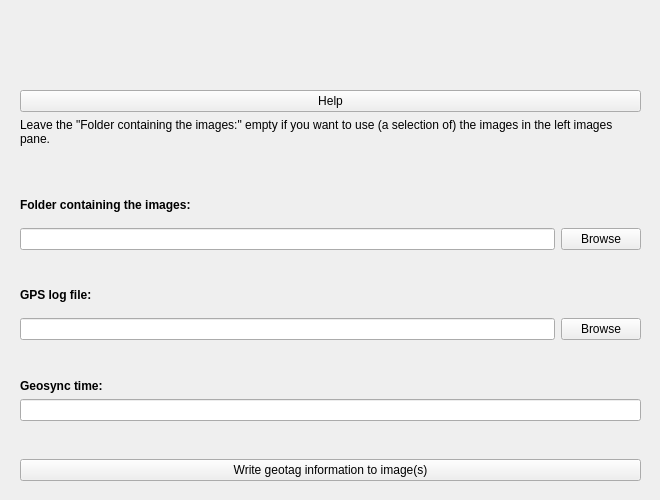
             <widget class="QWidget" name="editgeotagtab">
              <property name="sizePolicy">
               <sizepolicy hsizetype="Expanding" vsizetype="Expanding">
                <horstretch>2</horstretch>
                <verstretch>2</verstretch>
               </sizepolicy>
              </property>
              <attribute name="title">
               <string>Geotagging</string>
              </attribute>
              <widget class="QWidget" name="gridLayoutWidget_12">
               <property name="geometry">
                <rect>
                 <x>10</x>
                 <y>80</y>
                 <width>641</width>
                 <height>411</height>
                </rect>
               </property>
               <layout class="QGridLayout" name="gridLayout_12">
                <property name="margin">
                 <number>10</number>
                </property>
                <item row="3" column="0">
                 <widget class="QLabel" name="label_90">
                  <property name="font">
                   <font>
                    <weight>75</weight>
                    <bold>true</bold>
                   </font>
                  </property>
                  <property name="text">
                   <string>Folder containing the images:</string>
                  </property>
                 </widget>
                </item>
                <item row="1" column="0">
                 <widget class="QLabel" name="label_91">
                  <property name="text">
                   <string>Leave the &quot;Folder containing the images:&quot; empty if you want to use (a selection of) the images in the left images pane.
</string>
                  </property>
                  <property name="wordWrap">
                   <bool>true</bool>
                  </property>
                 </widget>
                </item>
                <item row="9" column="0">
                 <widget class="QLabel" name="label_93">
                  <property name="font">
                   <font>
                    <weight>75</weight>
                    <bold>true</bold>
                   </font>
                  </property>
                  <property name="text">
                   <string>Geosync time:</string>
                  </property>
                 </widget>
                </item>
                <item row="7" column="0">
                 <layout class="QHBoxLayout" name="horizontalLayout_9">
                  <property name="topMargin">
                   <number>10</number>
                  </property>
                  <item>
                   <widget class="QLineEdit" name="LineEdit_geotag_log_file">
                    <property name="toolTip">
                     <string>If you select a source folder all images in that folder will be renamed. Note that also images in subfolders will be renamed.</string>
                    </property>
                   </widget>
                  </item>
                  <item>
                   <widget class="QPushButton" name="btn_geotag_gps_track_browse">
                    <property name="text">
                     <string>Browse</string>
                    </property>
                   </widget>
                  </item>
                 </layout>
                </item>
                <item row="0" column="0">
                 <widget class="QPushButton" name="btn_geotagging_help">
                  <property name="font">
                   <font>
                    <weight>50</weight>
                    <bold>false</bold>
                   </font>
                  </property>
                  <property name="toolTip">
                   <string>Opens the manual with some additional info on this screen</string>
                  </property>
                  <property name="statusTip">
                   <string>Opens the manual with some additional info on this screen</string>
                  </property>
                  <property name="text">
                   <string>Help</string>
                  </property>
                 </widget>
                </item>
                <item row="6" column="0">
                 <widget class="QLabel" name="label_92">
                  <property name="font">
                   <font>
                    <weight>75</weight>
                    <bold>true</bold>
                   </font>
                  </property>
                  <property name="text">
                   <string>GPS log file:</string>
                  </property>
                 </widget>
                </item>
                <item row="4" column="0">
                 <layout class="QHBoxLayout" name="horizontalLayout">
                  <property name="topMargin">
                   <number>10</number>
                  </property>
                  <item>
                   <widget class="QLineEdit" name="LineEdit_geotag_source_folder">
                    <property name="toolTip">
                     <string>If you select a source folder all images in that folder will be renamed. Note that also images in subfolders will be renamed.</string>
                    </property>
                   </widget>
                  </item>
                  <item>
                   <widget class="QPushButton" name="btn_geotag_img_browse">
                    <property name="text">
                     <string>Browse</string>
                    </property>
                   </widget>
                  </item>
                 </layout>
                </item>
                <item row="10" column="0">
                 <widget class="QLineEdit" name="LineEdit_geotagging_geosynctime">
                  <property name="enabled">
                   <bool>true</bool>
                  </property>
                  <property name="toolTip">
                   <string>The Geosync time is specified as &quot;SS&quot;, &quot;MM:SS&quot;, &quot;HH:MM:SS&quot; or &quot;DD HH:MM:SS&quot; (where SS=seconds, MM=minutes, HH=hours and DD=days), and a leading &quot;+&quot; or &quot;-&quot; may be added for positive or negative differences.</string>
                  </property>
                 </widget>
                </item>
                <item row="11" column="0">
                 <spacer name="verticalSpacer_3">
                  <property name="orientation">
                   <enum>Qt::Vertical</enum>
                  </property>
                  <property name="sizeHint" stdset="0">
                   <size>
                    <width>20</width>
                    <height>40</height>
                   </size>
                  </property>
                 </spacer>
                </item>
                <item row="8" column="0">
                 <spacer name="verticalSpacer_2">
                  <property name="orientation">
                   <enum>Qt::Vertical</enum>
                  </property>
                  <property name="sizeHint" stdset="0">
                   <size>
                    <width>20</width>
                    <height>40</height>
                   </size>
                  </property>
                 </spacer>
                </item>
                <item row="12" column="0">
                 <widget class="QPushButton" name="btn_write_geotaginfo">
                  <property name="toolTip">
                   <string>Write the geotag info to the images where possible</string>
                  </property>
                  <property name="statusTip">
                   <string>Write the geotag info to the images where possible</string>
                  </property>
                  <property name="text">
                   <string>Write geotag information to image(s)</string>
                  </property>
                 </widget>
                </item>
                <item row="5" column="0">
                 <spacer name="verticalSpacer">
                  <property name="orientation">
                   <enum>Qt::Vertical</enum>
                  </property>
                  <property name="sizeHint" stdset="0">
                   <size>
                    <width>20</width>
                    <height>40</height>
                   </size>
                  </property>
                 </spacer>
                </item>
                <item row="2" column="0">
                 <spacer name="verticalSpacer_4">
                  <property name="orientation">
                   <enum>Qt::Vertical</enum>
                  </property>
                  <property name="sizeHint" stdset="0">
                   <size>
                    <width>20</width>
                    <height>40</height>
                   </size>
                  </property>
                 </spacer>
                </item>
               </layout>
              </widget>
             </widget>
